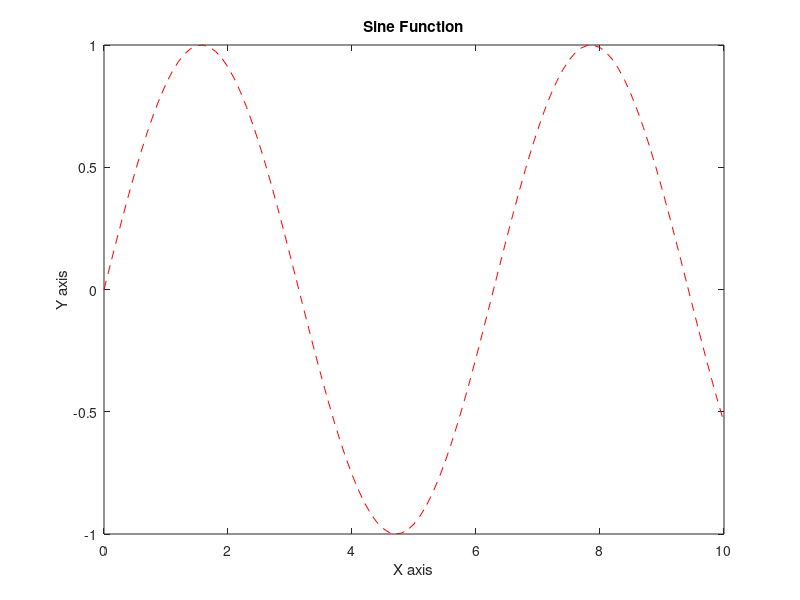

MATLAB code to generate this figure:
% Simple plot example
x = 0:0.1:10;   % create a vector from 0 to 10 with step 0.1
y = sin(x);     % calculate sine function

plot(x, y, 'r--')   % red dashed line
title('Sine Function')
xlabel('X axis')
ylabel('Y axis')